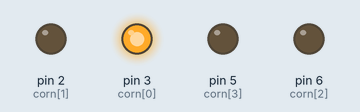
A sketch run on a simulated Arduino Uno, built with avr-gcc and run on an emulated ATmega328P. On the bench: output pins drawn as LEDs (lit = HIGH).

Above: at 0.1 s.
At 0.8 s:
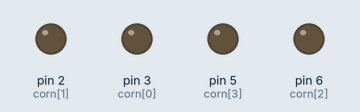
Timing chart, 0 to 2.3 s (numbered marks = the images above):
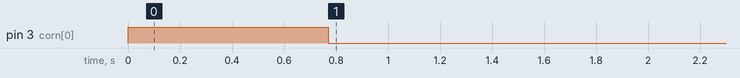

The sketch:

testMotor.ino
```cpp
int corn[] = {3,2,6,5};
void setup()
{
  pinMode(3, OUTPUT);
  pinMode(2, OUTPUT);
  pinMode(5, OUTPUT);
  pinMode(6, OUTPUT);
}

void loop()
{
  //pov(0,1);
  //delay(2000);
  pov(0,0);
  delay(10000000000000);
}

void pov(int a,int mot)
{
  if(a == 0) //left
  {
    digitalWrite(corn[mot * 2],1);
    digitalWrite(corn[(mot * 2)+1],0);
    delay(770);
  }
  else //up
  {
    digitalWrite(corn[mot * 2],0);
    digitalWrite(corn[mot * 2+1],1);
    delay(770);
  }
  digitalWrite(corn[mot * 2],0);
  digitalWrite(corn[mot * 2+1],0);
  delay(100);
}
```

Measured:
- by itself, pin 3 (corn[0]): LOW → HIGH at 0.00 s, → LOW 0.77 s later
